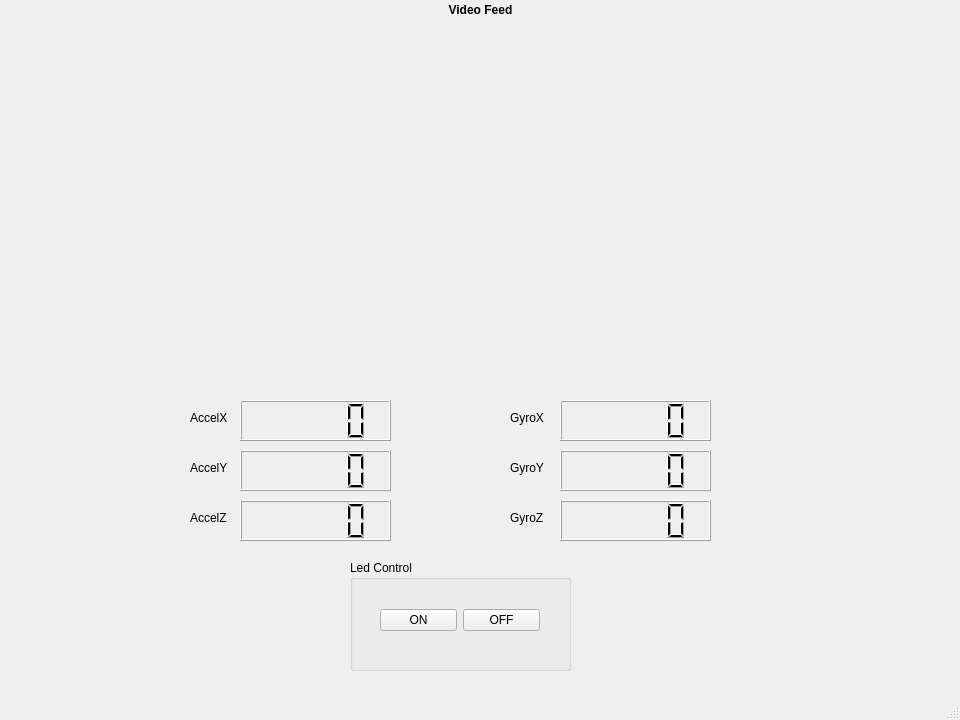
<?xml version="1.0" encoding="UTF-8"?>
<ui version="4.0">
 <class>MainWindow</class>
 <widget class="QMainWindow" name="MainWindow">
  <property name="geometry">
   <rect>
    <x>0</x>
    <y>0</y>
    <width>960</width>
    <height>720</height>
   </rect>
  </property>
  <property name="sizePolicy">
   <sizepolicy hsizetype="Fixed" vsizetype="Fixed">
    <horstretch>0</horstretch>
    <verstretch>0</verstretch>
   </sizepolicy>
  </property>
  <property name="minimumSize">
   <size>
    <width>960</width>
    <height>720</height>
   </size>
  </property>
  <property name="maximumSize">
   <size>
    <width>960</width>
    <height>720</height>
   </size>
  </property>
  <property name="font">
   <font>
    <bold>false</bold>
   </font>
  </property>
  <property name="windowTitle">
   <string>Sensor/Camera Data Monitoring v0.1</string>
  </property>
  <widget class="QWidget" name="centralwidget">
   <widget class="QLCDNumber" name="accelxLCD">
    <property name="geometry">
     <rect>
      <x>240</x>
      <y>400</y>
      <width>151</width>
      <height>41</height>
     </rect>
    </property>
   </widget>
   <widget class="QLCDNumber" name="accelyLCD">
    <property name="geometry">
     <rect>
      <x>240</x>
      <y>450</y>
      <width>151</width>
      <height>41</height>
     </rect>
    </property>
   </widget>
   <widget class="QLCDNumber" name="accelzLCD">
    <property name="geometry">
     <rect>
      <x>240</x>
      <y>500</y>
      <width>151</width>
      <height>41</height>
     </rect>
    </property>
   </widget>
   <widget class="QLCDNumber" name="gyrozLCD">
    <property name="geometry">
     <rect>
      <x>560</x>
      <y>500</y>
      <width>151</width>
      <height>41</height>
     </rect>
    </property>
   </widget>
   <widget class="QLCDNumber" name="gyroxLCD">
    <property name="geometry">
     <rect>
      <x>560</x>
      <y>400</y>
      <width>151</width>
      <height>41</height>
     </rect>
    </property>
   </widget>
   <widget class="QLCDNumber" name="gyroyLCD">
    <property name="geometry">
     <rect>
      <x>560</x>
      <y>450</y>
      <width>151</width>
      <height>41</height>
     </rect>
    </property>
   </widget>
   <widget class="QLabel" name="label">
    <property name="geometry">
     <rect>
      <x>190</x>
      <y>410</y>
      <width>49</width>
      <height>16</height>
     </rect>
    </property>
    <property name="text">
     <string>AccelX</string>
    </property>
   </widget>
   <widget class="QLabel" name="label_2">
    <property name="geometry">
     <rect>
      <x>190</x>
      <y>460</y>
      <width>49</width>
      <height>16</height>
     </rect>
    </property>
    <property name="text">
     <string>AccelY</string>
    </property>
   </widget>
   <widget class="QLabel" name="label_3">
    <property name="geometry">
     <rect>
      <x>190</x>
      <y>510</y>
      <width>49</width>
      <height>16</height>
     </rect>
    </property>
    <property name="text">
     <string>AccelZ</string>
    </property>
   </widget>
   <widget class="QLabel" name="label_4">
    <property name="geometry">
     <rect>
      <x>510</x>
      <y>410</y>
      <width>49</width>
      <height>16</height>
     </rect>
    </property>
    <property name="text">
     <string>GyroX</string>
    </property>
   </widget>
   <widget class="QLabel" name="label_5">
    <property name="geometry">
     <rect>
      <x>510</x>
      <y>460</y>
      <width>49</width>
      <height>16</height>
     </rect>
    </property>
    <property name="text">
     <string>GyroY</string>
    </property>
   </widget>
   <widget class="QLabel" name="label_6">
    <property name="geometry">
     <rect>
      <x>510</x>
      <y>510</y>
      <width>49</width>
      <height>16</height>
     </rect>
    </property>
    <property name="text">
     <string>GyroZ</string>
    </property>
   </widget>
   <widget class="QLabel" name="VideoFeedLabel">
    <property name="geometry">
     <rect>
      <x>30</x>
      <y>20</y>
      <width>891</width>
      <height>331</height>
     </rect>
    </property>
    <property name="text">
     <string/>
    </property>
   </widget>
   <widget class="QGroupBox" name="groupBox">
    <property name="geometry">
     <rect>
      <x>350</x>
      <y>560</y>
      <width>221</width>
      <height>111</height>
     </rect>
    </property>
    <property name="title">
     <string>Led Control</string>
    </property>
    <widget class="QWidget" name="horizontalLayoutWidget">
     <property name="geometry">
      <rect>
       <x>30</x>
       <y>20</y>
       <width>160</width>
       <height>80</height>
      </rect>
     </property>
     <layout class="QHBoxLayout" name="horizontalLayout">
      <item>
       <widget class="QPushButton" name="ledOnButton">
        <property name="text">
         <string>ON</string>
        </property>
       </widget>
      </item>
      <item>
       <widget class="QPushButton" name="ledOffButton">
        <property name="text">
         <string>OFF</string>
        </property>
       </widget>
      </item>
     </layout>
    </widget>
   </widget>
   <widget class="QLabel" name="label_8">
    <property name="geometry">
     <rect>
      <x>0</x>
      <y>0</y>
      <width>961</width>
      <height>20</height>
     </rect>
    </property>
    <property name="font">
     <font>
      <bold>true</bold>
     </font>
    </property>
    <property name="styleSheet">
     <string>0</string>
    </property>
    <property name="text">
     <string>Video Feed</string>
    </property>
    <property name="alignment">
     <set>Qt::AlignCenter</set>
    </property>
   </widget>
  </widget>
  <widget class="QStatusBar" name="statusbar"/>
 </widget>
 <resources/>
 <connections/>
</ui>
